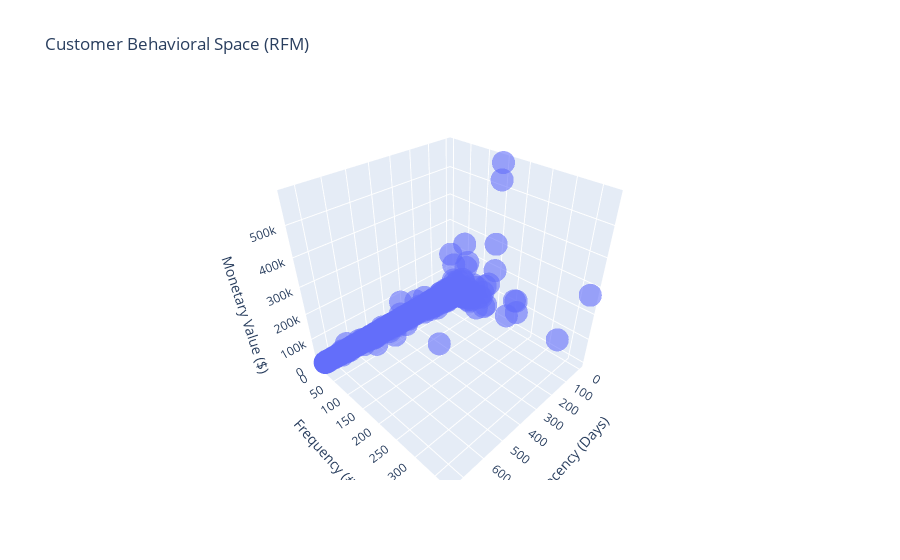

Notebook code cell kept with this figure:
### Markdown cell above
## 🧬 Q2: What is the behavioral DNA of our customers?
We break down behavior into three dimensions (RFM) to understand value distribution.

### Code cell
# Feature Engineering
rfm_df = build_features.create_rfm_features(clean_df)

# Interactive 3D Exploration
fig = px.scatter_3d(rfm_df, x='recency_days', y='frequency', z='sale_value',
                    opacity=0.6, title='Customer Behavioral Space (RFM)',
                    labels={'recency_days': 'Recency (Days)', 'frequency': 'Frequency', 'sale_value': 'Monetary ($)'})
fig.update_layout(scene = dict(
                    xaxis_title='Recency (Days)',
                    yaxis_title='Frequency (#)',
                    zaxis_title='Monetary Value ($)'))
fig.show()

### Figure 1 — Plotly figure (JSON) as saved in the notebook; plotly's stock layout.template omitted (floating-point values rounded to 4 significant figures; data arrays with more than 128 entries replaced by an {"elided": "..."} marker saying what was removed)
{"data": [{"hovertemplate": "Recency (Days)=%{x}<br>Frequency=%{y}<br>Monetary ($)=%{z}<extra></extra>", "legendgroup": "", "marker": {"color": "#636efa", "opacity": 0.6, "symbol": "circle"}, "mode": "markers", "name": "", "scene": "scene", "showlegend": false, "type": "scatter3d", "x": {"elided": "5852 int values"}, "y": {"elided": "5852 int values"}, "z": {"elided": "5852 float values"}}], "layout": {"legend": {"tracegroupgap": 0}, "scene": {"domain": {"x": [0, 1], "y": [0, 1]}, "xaxis": {"title": {"text": "Recency (Days)"}}, "yaxis": {"title": {"text": "Frequency (#)"}}, "zaxis": {"title": {"text": "Monetary Value ($)"}}}, "title": {"text": "Customer Behavioral Space (RFM)"}}}
